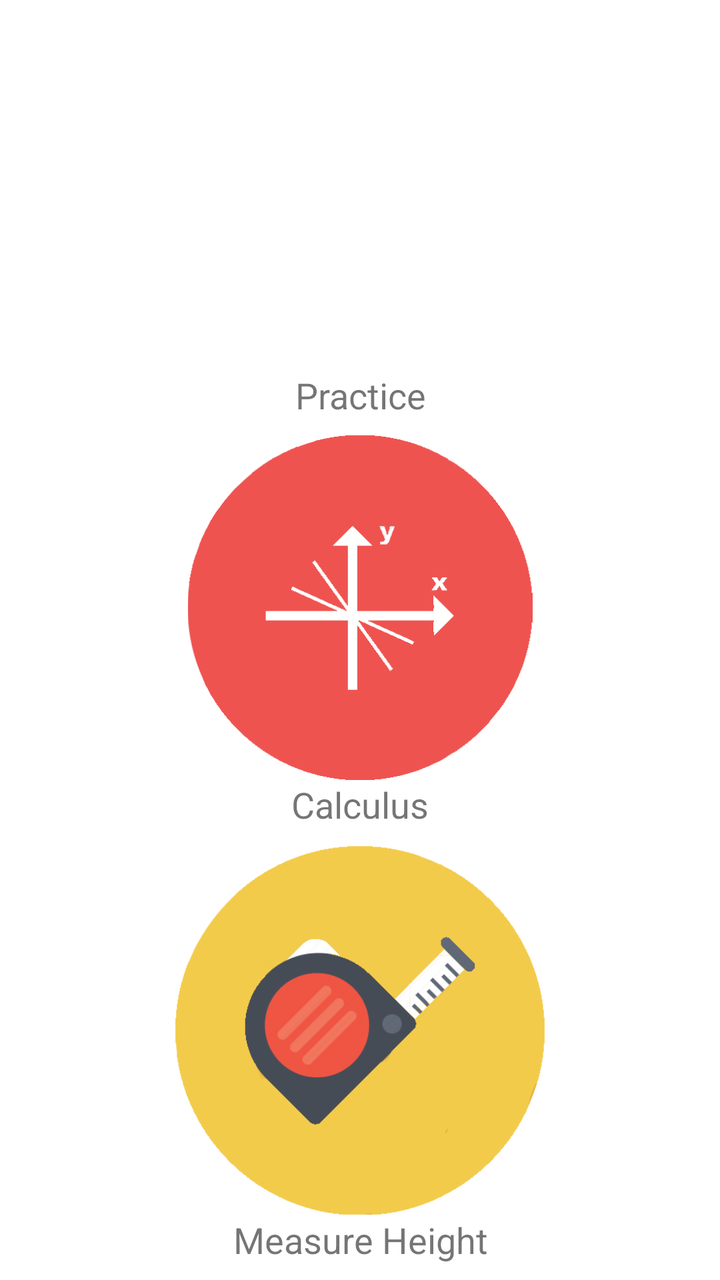
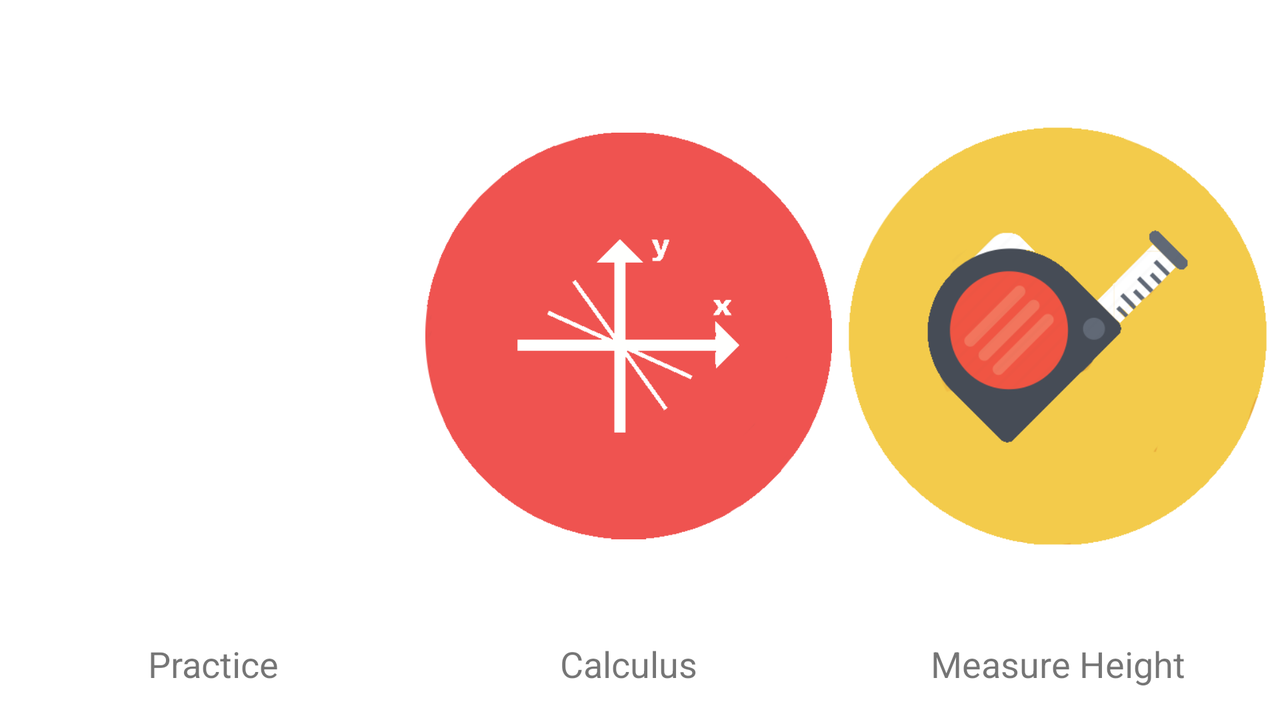

One screen, two layout resources from the same app: the default and the author's alternative for another configuration. Each is rendered where Android would select it; the XML of both is given below.
<!-- AndroidManifest.xml: application theme Theme.MathAssistant -->
<!-- res/layout/activity_main.xml -->
<?xml version="1.0" encoding="utf-8"?>
<androidx.constraintlayout.widget.ConstraintLayout xmlns:android="http://schemas.android.com/apk/res/android"
    xmlns:app="http://schemas.android.com/apk/res-auto"
    xmlns:tools="http://schemas.android.com/tools"
    android:layout_width="match_parent"
    android:layout_height="match_parent"
    tools:context=".MainActivity">

    <androidx.constraintlayout.widget.Guideline
        android:id="@+id/quizGuideline"
        android:layout_width="wrap_content"
        android:layout_height="wrap_content"
        android:orientation="horizontal"
        app:layout_constraintGuide_percent="0.01" />

    <ImageView
        android:id="@+id/imgQuiz"
        android:layout_width="wrap_content"
        android:layout_height="0dp"
        app:layout_constraintBottom_toTopOf="@id/lblQuiz"
        app:layout_constraintEnd_toEndOf="parent"
        app:layout_constraintStart_toStartOf="parent"
        app:layout_constraintTop_toTopOf="@id/quizGuideline"
        app:srcCompat="@drawable/quiz"
        android:contentDescription="@string/practice_icon" />

    <TextView
        android:id="@+id/lblQuiz"
        android:layout_width="0dp"
        android:layout_height="wrap_content"
        android:layout_marginBottom="8dp"
        android:gravity="center"
        android:text="@string/practice"
        android:textSize="18sp"
        app:layout_constraintBottom_toTopOf="@+id/calcGuideline"
        app:layout_constraintEnd_toEndOf="parent"
        app:layout_constraintStart_toStartOf="parent"
        app:layout_constraintTop_toBottomOf="@+id/imgQuiz" />

    <androidx.constraintlayout.widget.Guideline
        android:id="@+id/calcGuideline"
        android:layout_width="wrap_content"
        android:layout_height="wrap_content"
        android:orientation="horizontal"
        app:layout_constraintGuide_percent="0.34" />

    <ImageView
        android:id="@+id/imgCalculator"
        android:layout_width="wrap_content"
        android:layout_height="0dp"
        app:layout_constraintBottom_toTopOf="@+id/lblCalculator"
        app:layout_constraintEnd_toEndOf="parent"
        app:layout_constraintStart_toStartOf="parent"
        app:layout_constraintTop_toBottomOf="@+id/calcGuideline"
        app:srcCompat="@drawable/calc"
        android:contentDescription="@string/calculus_icon" />

    <TextView
        android:id="@+id/lblCalculator"
        android:layout_width="0dp"
        android:layout_height="wrap_content"
        android:layout_marginBottom="8dp"
        android:gravity="center"
        android:text="@string/calculus"
        android:textSize="18sp"
        app:layout_constraintBottom_toTopOf="@+id/measureGuideline"
        app:layout_constraintEnd_toEndOf="parent"
        app:layout_constraintStart_toStartOf="parent"
        app:layout_constraintTop_toBottomOf="@id/imgCalculator" />

    <androidx.constraintlayout.widget.Guideline
        android:id="@+id/measureGuideline"
        android:layout_width="wrap_content"
        android:layout_height="wrap_content"
        android:orientation="horizontal"
        app:layout_constraintGuide_percent="0.66" />

    <ImageView
        android:id="@+id/imgMeasure"
        android:layout_width="wrap_content"
        android:layout_height="0dp"
        app:layout_constraintBottom_toTopOf="@id/lblMeasure"
        app:layout_constraintEnd_toEndOf="parent"
        app:layout_constraintStart_toStartOf="parent"
        app:layout_constraintTop_toBottomOf="@+id/measureGuideline"
        app:srcCompat="@drawable/measuring"
        android:contentDescription="@string/measuring_icon" />

    <TextView
        android:id="@+id/lblMeasure"
        android:layout_width="0dp"
        android:layout_height="wrap_content"
        android:layout_marginBottom="8dp"
        android:gravity="center"
        android:text="@string/measure_height"
        android:textSize="18sp"
        app:layout_constraintBottom_toBottomOf="parent"
        app:layout_constraintEnd_toEndOf="parent"
        app:layout_constraintStart_toStartOf="parent"
        app:layout_constraintTop_toBottomOf="@+id/imgMeasure" />

</androidx.constraintlayout.widget.ConstraintLayout>
<!-- resources referenced by this layout -->
<resources>
  <!-- drawable calc: png bitmap (drawable, 9523 bytes) -->
  <!-- drawable measuring: png bitmap (drawable, 16317 bytes) -->
  <string name="calculus">Calculus</string>
  <string name="calculus_icon">Calculus icon</string>
  <string name="measure_height">Measure Height</string>
  <string name="measuring_icon">Measuring icon</string>
  <string name="practice">Practice</string>
  <string name="practice_icon">Practice icon</string>
  <style name="Theme.MathAssistant" parent="Theme.MaterialComponents.DayNight.DarkActionBar">
          
  
          <item name="colorPrimary">@color/orange</item>
          <item name="colorPrimaryVariant">@color/orange_dark</item>
          <item name="colorOnPrimary">@color/white</item>
          
          <item name="colorSecondary">@color/teal_200</item>
          <item name="colorSecondaryVariant">@color/teal_700</item>
          <item name="colorOnSecondary">@color/black</item>
          
          <item name="android:statusBarColor" tools:targetApi="l">?attr/colorPrimaryVariant</item>
          
      </style>
  <color name="orange">#E2A54A</color>
  <color name="orange_dark">#BB591E</color>
  <color name="white">#FFFFFFFF</color>
  <color name="teal_200">#FF03DAC5</color>
  <color name="teal_700">#FF018786</color>
  <color name="black">#FF000000</color>
</resources>
<!-- res/layout-land/activity_main.xml (the author's variant of the layout above) -->
<!-- drawn on the phone turned sideways -->
<?xml version="1.0" encoding="utf-8"?>
<androidx.constraintlayout.widget.ConstraintLayout xmlns:android="http://schemas.android.com/apk/res/android"
    xmlns:app="http://schemas.android.com/apk/res-auto"
    xmlns:tools="http://schemas.android.com/tools"
    android:layout_width="match_parent"
    android:layout_height="match_parent"
    tools:context=".MainActivity">

    <ImageView
        android:id="@+id/imgQuiz"
        android:layout_width="0dp"
        android:layout_height="0dp"
        android:layout_marginStart="8dp"
        android:layout_marginTop="16dp"
        app:layout_constraintBottom_toTopOf="@id/lblQuiz"
        app:layout_constraintEnd_toStartOf="@+id/quizGuideline"
        app:layout_constraintStart_toStartOf="parent"
        app:layout_constraintTop_toTopOf="parent"
        app:srcCompat="@drawable/quiz"
        android:contentDescription="@string/practice_icon" />

    <TextView
        android:id="@+id/lblQuiz"
        android:layout_width="0dp"
        android:layout_height="wrap_content"
        android:layout_marginStart="8dp"
        android:layout_marginBottom="16dp"
        android:gravity="center"
        android:text="@string/practice"
        android:textSize="18sp"
        app:layout_constraintBottom_toBottomOf="parent"
        app:layout_constraintEnd_toStartOf="@+id/quizGuideline"
        app:layout_constraintStart_toStartOf="parent"
        app:layout_constraintTop_toBottomOf="@+id/imgQuiz" />

    <androidx.constraintlayout.widget.Guideline
        android:id="@+id/quizGuideline"
        android:layout_width="wrap_content"
        android:layout_height="wrap_content"
        android:orientation="vertical"
        app:layout_constraintGuide_percent="0.32" />

    <ImageView
        android:id="@+id/imgCalculator"
        android:layout_width="0dp"
        android:layout_height="0dp"
        android:layout_marginStart="8dp"
        android:layout_marginTop="16dp"
        app:layout_constraintBottom_toTopOf="@id/lblCalculator"
        app:layout_constraintEnd_toStartOf="@+id/calcGuideline"
        app:layout_constraintStart_toEndOf="@+id/imgQuiz"
        app:layout_constraintTop_toTopOf="parent"
        app:srcCompat="@drawable/calc"
        android:contentDescription="@string/calculus_icon" />

    <TextView
        android:id="@+id/lblCalculator"
        android:layout_width="0dp"
        android:layout_height="wrap_content"
        android:layout_marginStart="8dp"
        android:layout_marginBottom="16dp"
        android:gravity="center"
        android:text="@string/calculus"
        android:textSize="18sp"
        app:layout_constraintBottom_toBottomOf="parent"
        app:layout_constraintEnd_toStartOf="@+id/calcGuideline"
        app:layout_constraintStart_toStartOf="@+id/quizGuideline"
        app:layout_constraintTop_toBottomOf="@+id/imgCalculator" />

    <androidx.constraintlayout.widget.Guideline
        android:id="@+id/calcGuideline"
        android:layout_width="wrap_content"
        android:layout_height="wrap_content"
        android:orientation="vertical"
        app:layout_constraintGuide_percent="0.65" />

    <ImageView
        android:id="@+id/imgMeasure"
        android:layout_width="0dp"
        android:layout_height="0dp"
        android:layout_marginStart="8dp"
        android:layout_marginTop="16dp"
        app:layout_constraintBottom_toTopOf="@id/lblMeasure"
        app:layout_constraintEnd_toStartOf="@+id/measureGuideline"
        app:layout_constraintStart_toStartOf="@+id/calcGuideline"
        app:layout_constraintTop_toTopOf="parent"
        app:srcCompat="@drawable/measuring"
        android:contentDescription="@string/measuring_icon" />

    <TextView
        android:id="@+id/lblMeasure"
        android:layout_width="0dp"
        android:layout_height="wrap_content"
        android:layout_marginStart="8dp"
        android:layout_marginBottom="16dp"
        android:gravity="center"
        android:text="@string/measure_height"
        android:textSize="18sp"
        app:layout_constraintBottom_toBottomOf="parent"
        app:layout_constraintEnd_toStartOf="@+id/measureGuideline"
        app:layout_constraintStart_toStartOf="@+id/calcGuideline"
        app:layout_constraintTop_toBottomOf="@+id/imgMeasure" />

    <androidx.constraintlayout.widget.Guideline
        android:id="@+id/measureGuideline"
        android:layout_width="wrap_content"
        android:layout_height="wrap_content"
        android:orientation="vertical"
        app:layout_constraintGuide_percent="0.99" />

</androidx.constraintlayout.widget.ConstraintLayout>
